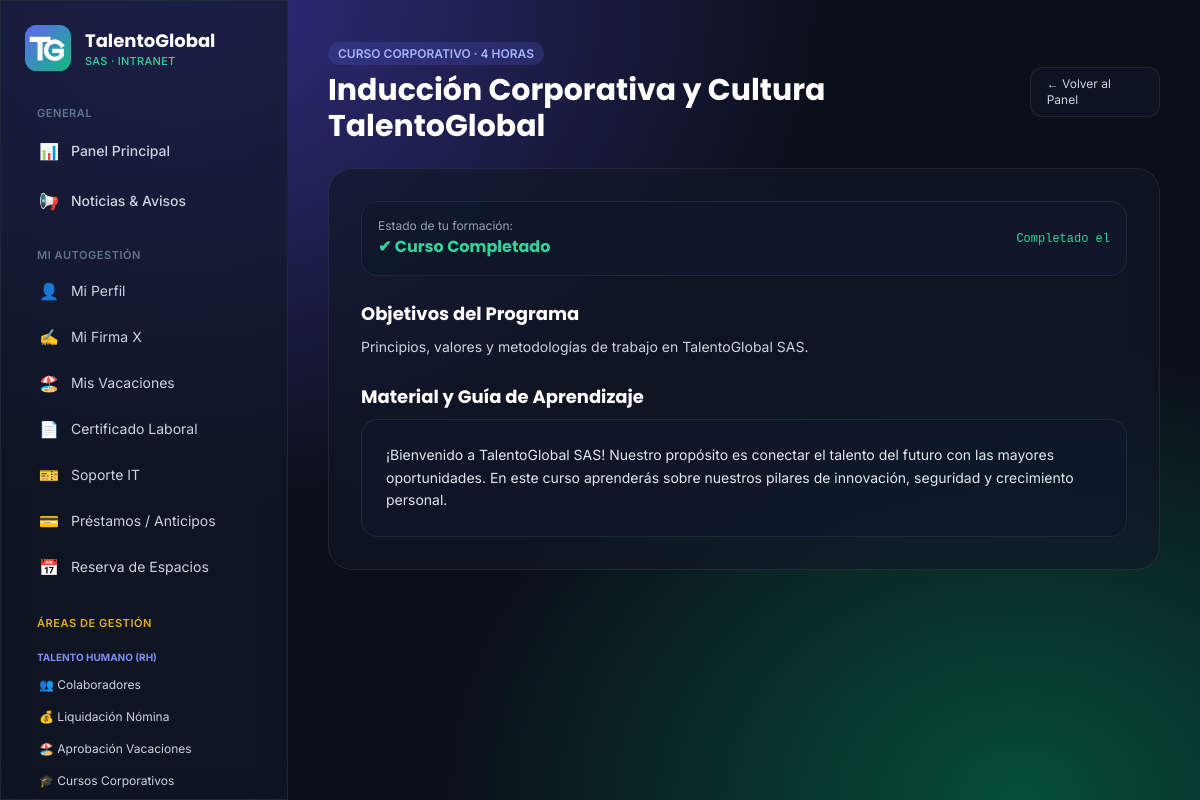
The app's page /cursos/1/ (signed in) with its own data.
### core/models.py (models this page shows, shortened)
class CursoCapacitacion(models.Model):
    titulo = models.CharField(max_length=160)
    descripcion = models.TextField("Descripción", blank=True)
    contenido = models.TextField("Material formativo (texto)", blank=True)
    material_url = models.URLField("Enlace al material", blank=True)
    duracion_horas = models.PositiveSmallIntegerField("Duración (horas)", default=1)
    obligatorio = models.BooleanField(default=False, help_text="Se asigna automáticamente a nuevos colaboradores.")
    activo = models.BooleanField(default=True)
    creado = models.DateTimeField(auto_now_add=True)
    class Meta:
        ordering = ["-creado"]
        verbose_name = "curso de capacitación"

### core/views.py (the view)
# urls.py: path("cursos/<int:pk>/", v.curso_detalle, name="curso_detalle"),
@login_required
def curso_detalle(request, pk):
    curso = get_object_or_404(CursoCapacitacion, pk=pk)
    empleado = getattr(request.user, "empleado", None)
    asignacion = None
    if empleado:
        asignacion, _ = AsignacionCurso.objects.get_or_create(curso=curso, empleado=empleado)
    return render(request, "core/curso_detalle.html", {"curso": curso, "asignacion": asignacion})

### core/context_processors.py (called while the page is built)
def empresa(request):
    u = request.user
    ctx = {"EMPRESA": settings.EMPRESA}
    if u.is_authenticated:
        ctx.update(
            es_admin=tiene_acceso(u, (RH,)),  # panel de RH
            es_it=tiene_acceso(u, (IT,)),
            es_fin=tiene_acceso(u, (FIN,)),
            es_ops=tiene_acceso(u, (OPS,)),
            es_lider=tiene_acceso(u, TODOS_LIDERES),
        )
    return ctx

### core/permissions.py (called while the page is built)
def rol_de(user):
    if not user.is_authenticated:
        return None
    if user.is_superuser:
        return Empleado.ROL_ADMIN
    emp = getattr(user, "empleado", None)
    if emp and emp.activo:
        return emp.rol
    return None

def tiene_acceso(user, roles):
    rol = rol_de(user)
    return rol == Empleado.ROL_ADMIN or (rol is not None and rol in roles)

### templates/core/curso_detalle.html (shortened to what this page needs)
{% extends "base.html" %}
{% block content %}
<div class="max-w-4xl mx-auto">
  <div class="flex items-center justify-between mb-6">
    <div>
      <span class="text-xs font-semibold px-2.5 py-1 rounded-full bg-indigo-500/20 text-indigo-300">
        CURSO CORPORATIVO · {{ curso.duracion_horas }} HORAS
      </span>
      <h1 class="font-display text-2xl sm:text-3xl font-bold text-white mt-2">{{ curso.titulo }}</h1>
    </div>
    <a href="{% url 'dashboard' %}" class="rounded-xl glass px-4 py-2 text-xs text-slate-300 hover:text-white">← Volver al Panel</a>
  </div>
  <div class="glass rounded-3xl p-6 sm:p-8 space-y-6">
    <div class="p-4 rounded-2xl bg-slate-900/80 border border-slate-800 flex flex-wrap items-center justify-between gap-4">
      <div>
        <span class="text-xs text-slate-400 block">Estado de tu formación:</span>
        <span class="font-display font-bold text-base text-white">
          {% if asignacion.estado == 'COMPLETADO' %}
          <span class="text-emerald-400">✔ Curso Completado</span>
          {% elif asignacion.estado == 'EN_CURSO' %}
          <span class="text-amber-400">⏳ En Curso</span>
          {% else %}
          <span class="text-slate-300">📌 Pendiente por iniciar</span>
          {% endif %}
        </span>
      </div>
      <div class="flex gap-2">
        {% if asignacion.estado != 'COMPLETADO' %}
        <form method="post" action="{% url 'curso_estado' curso.pk 'EN_CURSO' %}">
          {% csrf_token %}
          <button class="rounded-xl glass hover:bg-slate-800 px-4 py-2 text-xs font-semibold text-white transition">
            Marcar en Curso
          </button>
        </form>
        <form method="post" action="{% url 'curso_estado' curso.pk 'COMPLETADO' %}">
          {% csrf_token %}
          <button class="rounded-xl bg-emerald-500 hover:bg-emerald-400 px-4 py-2 text-xs font-bold text-slate-900 transition shadow-lg shadow-emerald-500/20">
            ✔ Finalizar y Completar
          </button>
        </form>
        {% else %}
        <span class="text-xs text-emerald-400 font-mono">Completado el {{ asignacion.completado|date:"d/m/Y H:i" }}</span>
        {% endif %}
      </div>
    </div>
    <div>
      <h3 class="font-display font-bold text-lg text-white mb-2">Objetivos del Programa</h3>
      <p class="text-sm text-slate-300 leading-relaxed">{{ curso.descripcion }}</p>
    </div>
    {% if curso.contenido %}
    <div>
      <h3 class="font-display font-bold text-lg text-white mb-2">Material y Guía de Aprendizaje</h3>
      <div class="text-sm text-slate-200 leading-relaxed bg-slate-900/60 rounded-2xl p-6 border border-slate-800 space-y-3">
        {{ curso.contenido|linebreaks }}
      </div>
    </div>
    {% endif %}
  </div>
</div>
{% endblock %}

### templates/base.html (style rules this page uses)
body { background: radial-gradient(ellipse at 15% 0%, #312e81 0%, transparent 45%), radial-gradient(ellipse at 85% 100%, #064e3b 0%, transparent 40%), #0b0f19; background-attachment: fixed; }
.glass { background: rgba(17, 24, 39, 0.65); backdrop-filter: blur(16px); -webkit-backdrop-filter: blur(16px); border: 1px solid rgba(255, 255, 255, 0.08); }

### records on screen
CursoCapacitacion: duracion_horas "4", titulo "Inducción Corporativa y Cultura TalentoGlobal", descripcion "Principios, valores y metodologías de trabajo en TalentoGlobal SAS.", contenido "¡Bienvenido a TalentoGlobal SAS! Nuestro propósito es conectar el talento del futuro con las mayores oportunidades. En este curso aprenderás sobre nuestros pilares de innovación, seguridad y crecimiento personal."
